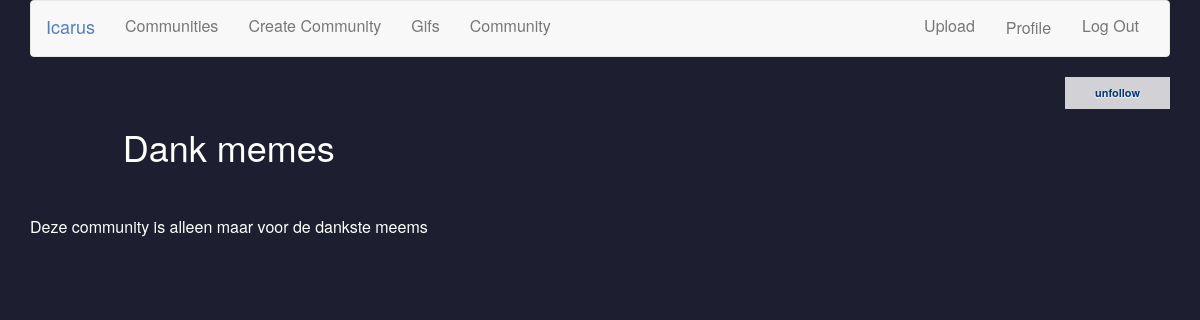
Page /community (signed in) on the committed database.
### tables this page shows
CREATE TABLE 'communities' ('id' INTEGER PRIMARY KEY AUTOINCREMENT NOT NULL, 'name' TEXT NOT NULL, 'private' BOOLEAN NOT NULL, 'mod'  TEXT NOT NULL  , 'desc' TEXT);

### application.py (the view)
@login_required
@app.route("/community", methods=["GET", "POST"] )
def community():
    followcheck = queries.followcheck()
    images = queries.communityimagepath()
    communityinfo = queries.communityinfo()
    if request.method == 'POST':
        if request.form['follow'] == 'follow':
            queries.follow()
            flash('You are now following this community!')
            return render_template("community.html", database = images, communityinfo = communityinfo[0], followcheck = followcheck)
            queries.likes(-1, image_path)
            flash("removed from likes")
            return render_template("community.html", database = images, communityinfo = communityinfo[0], followcheck = followcheck)
    else:
        return render_template("community.html",  database = images, communityinfo = communityinfo[0], followcheck = followcheck)

### queries.py (called while the page is built)
def communityimagepath():
    return db.execute("SELECT path FROM images WHERE communityid = :communityid", communityid = 8)

def communityinfo():
    return db.execute("SELECT * FROM communities WHERE id = :id", id = 8)

def followcheck():
    return db.execute("SELECT * FROM members WHERE communityid = :communityid AND userid = :userid", communityid = 8, userid = session["user_id"])

### templates/community.html (shortened to what this page needs)
{% extends "layout.html" %}
{% block main %}
    <form action="{{ url_for('community') }}" method="post">
        <fieldset>
          <div style="float:left;">
            <h1>{{ communityinfo.name }}</h1>
            <p>{{ communityinfo.desc }}</p>
          </div>
          <div style="float:right;">
            {% if not followcheck %}
            <button type="submit" name="follow" value="follow">follow</button>
            {% else %}
            <button type="submit" name="follow" value="unfollow">unfollow</button>
            {% endif %}
          </div>
        </fieldset>
    </form>
{% endblock %}

### static/styles.css (style rules this page uses)
html, body { background-color: #0A122A; font-family: "PT Sans", "Helvetica Neue", "Helvetica", "Roboto", "Arial", sans-serif; color: #555f77; -webkit-font-smoothing: antialiased; }
p { line-height: 1.3125rem; }

### static/upload.css (style rules this page uses)
html, body { margin: 0; padding: 0; font-weight: 300; height: 100%; background: #1d1e30; text-align: center; color: #fff; font-size: 16px; overflow: scroll; }
h1 { text-align: center; margin: 50px auto; font-weight: 100; }
button { padding: 8px 30px; background: rgba(255,255,255,0.8); color: #053777; font-weight: 600; font-size: 11px; border: 0; text-shadow: 0 1px 2px #fff; cursor: pointer; }

### rows in the picture
communities: name "Dank memes", desc "Deze community is alleen maar voor de dankste meems"
